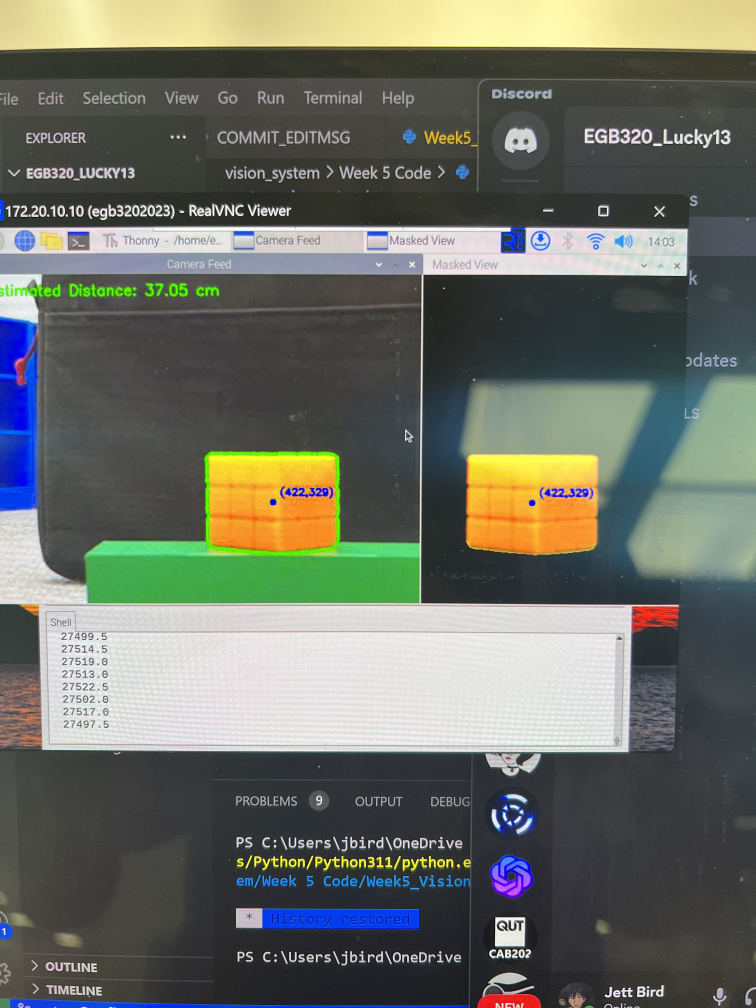
#> input picture Jett's Code Valut/Presentaion_Files/IMG_6655.jpg, 3024 x 4032 px, given in place of the camera (shown at 1/4 size)
$ python test.py
#> lines starting #> are read from the running program, lines starting #| are printed output that depends on the picture; after the words box and inside, x2 and y2 are one past the last pixel; in counts of white or black regions, pixels touching at a corner belong together
import cv2
import numpy as np

# Initialize camera
cap = cv2.VideoCapture(0)

# # Set camera properties
# cap.set(cv2.CAP_PROP_FRAME_WIDTH, 308)
# cap.set(cv2.CAP_PROP_FRAME_HEIGHT, 410)

# Initialize windows
cv2.namedWindow('Camera Feed')
cv2.namedWindow('Masked View')

# Simulated data: Distance (in cm) and corresponding pixel counts
distances = [15, 20, 25, 30]
pixel_width = [441, 335, 271, 232]

# Define lower and upper bounds for Red color in HSV
lower_bound = np.array([0, 100, 100])   # Lower bound for red color
upper_bound = np.array([10, 255, 255])  # Upper bound for red color

# Fit a polynomial regression model for pixel-to-distance mapping
coefficients = np.polyfit(pixel_width, distances, 2)
pixel_to_distance = np.poly1d(coefficients)

# Main loop for processing video frames
while True:
    # Capture a frame from the camera
    ret, frame = cap.read()
#> frame is the input picture: shape (4032, 3024, 3); mean B, G, R 101, 109.9, 106.3
    if not ret:
        break

    # Convert the frame to HSV color space
    hsv_frame = cv2.cvtColor(frame, cv2.COLOR_BGR2HSV)
#> hsv_frame: shape (4032, 3024, 3); mean H, S, V 67, 47, 119.3

    # Create a mask for the red color
    red_mask = cv2.inRange(hsv_frame, lower_bound, upper_bound)
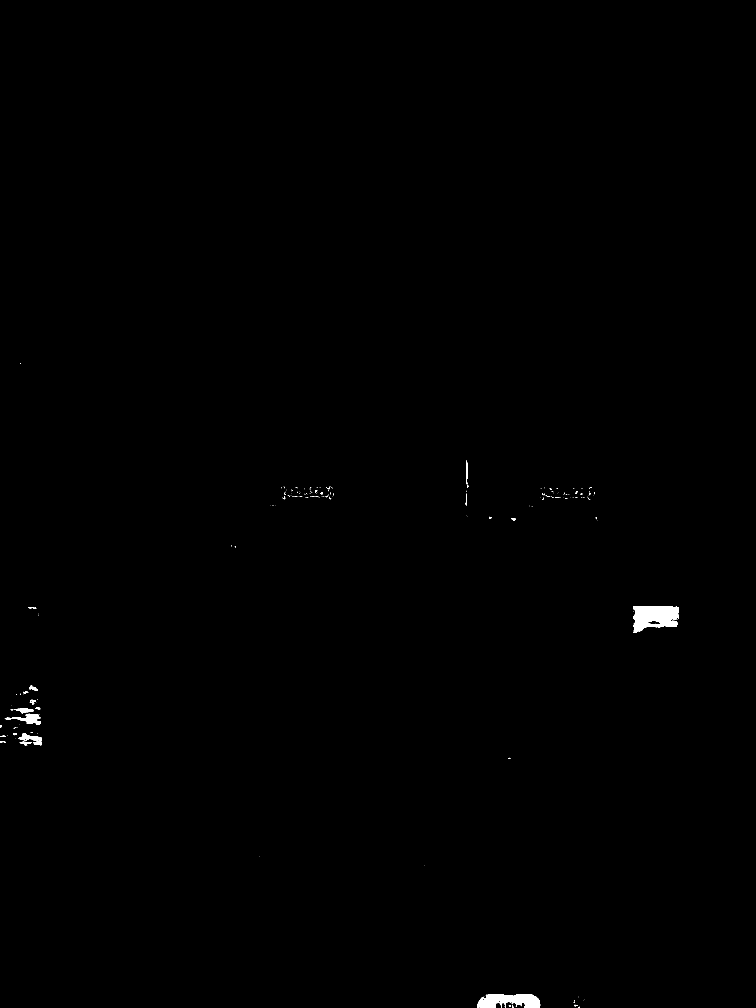
#> red_mask: shape (4032, 3024) (shown at 1/4 size); 0.26% white; 215 white regions (179 under 20 px)

    # Find contours in the mask
    contours, _ = cv2.findContours(red_mask, cv2.RETR_EXTERNAL, cv2.CHAIN_APPROX_SIMPLE)
#> contours = 212 contours, 184 with area under 20; largest, box (x1, y1, x2, y2) and area: (2532, 2425, 2716, 2532) 14302, (1912, 3976, 2161, 4032) 9832, (21, 2855, 163, 2899) 2260, (76, 2933, 167, 2981) 1596, (56, 2833, 136, 2853) 770

    # Create a masked view using bitwise operation
    masked_view = cv2.bitwise_and(frame, frame, mask=red_mask)

    # Initialize variables for calculating the center point of objects
    all_object_centroids = []

    # Initialize an empty list to store estimated distances for the current frame
    estimated_distances = []

    # Iterate through the detected contours
    for contour in contours:
        # Calculate the area of the contour
        area = cv2.contourArea(contour)
        # Define a threshold for considering a contour as an object
        min_object_area = 1000  # Adjust this threshold as needed

        if area >= min_object_area:
            # Find the centroid (center) of the current contour
            M = cv2.moments(contour)
            if M["m00"] != 0:
                cx = int(M["m10"] / M["m00"])
                cy = int(M["m01"] / M["m00"])
                centroid = (cx, cy)

                # Append the centroid to the list of centroids for this frame
                all_object_centroids.append(centroid)

                # Draw the contour (outline) around the object and its centroid
                cv2.drawContours(frame, [contour], -1, (0, 255, 0), 2)
                cv2.circle(frame, centroid, 5, (0, 0, 255), -1)

                # Find the bounding rectangle of the contour
                x, y, w, h = cv2.boundingRect(contour)

                # Calculate the width of the object
                object_width = w

                # Estimate the distance using pixel-to-distance mapping
                estimated_distance = pixel_to_distance(object_width)
                estimated_distances.append(estimated_distance)

                # Display the estimated distance on the frame
                cv2.putText(frame, f'Distance: {estimated_distance:.2f} cm', (x, y - 20), cv2.FONT_HERSHEY_SIMPLEX, 0.4,
                            (255, 0, 0), 2)
#> this loop made 212 passes
#> (area, cx, cy, x, y, w, h, object_width) on passes 18, 34, 44, 67: (9832.5, 2037, 4002, 1912, 3976, 249, 56, 249), (1595.5, 128, 2955, 76, 2933, 91, 48, 91), (2260.5, 115, 2875, 21, 2855, 142, 44, 142), (14301.5, 2618, 2467, 2532, 2425, 184, 107, 184)
#> area on passes 5, 24, 26, 27, 31, 35: 29.5, 273, 70, 25, 45, 63.5
#> after the loop, all_object_centroids = [(2037, 4002), (128, 2955), (115, 2875), (2618, 2467)]; estimated_distances = [27.78, 52.25, 42.97, 36.32]

    # Calculate the average estimated distance for the current frame
    if estimated_distances:
        average_distance = sum(estimated_distances) / len(estimated_distances)
#> average_distance = 39.83
        # Display the average distance on the frame
        cv2.putText(frame, f'Avg. Distance: {average_distance:.2f} cm', (10, 90), cv2.FONT_HERSHEY_SIMPLEX, 0.4,
                    (255, 0, 0), 2)

    # Display the camera feed and the masked view
    cv2.imshow('Camera Feed', frame)
    cv2.imshow('Masked View', masked_view)

    # Wait for a key press and check if it's the 'q' key to exit the loop
    key = cv2.waitKey(1)
#> (key q is pressed here)
    if key == ord('q'):
        break

# Release the camera and close all windows
cap.release()
cv2.destroyAllWindows()
